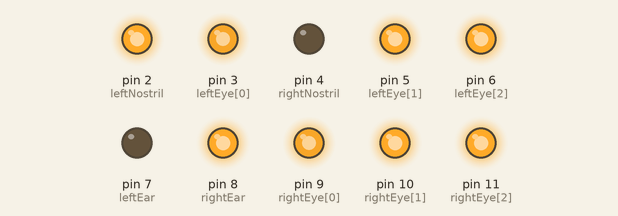
The sketch below on a simulated Arduino Uno, built with avr-gcc and run on an emulated ATmega328P. Parts: output pins drawn as LEDs (lit = HIGH).

Above: at 0.1 s.
At 3.1 s:
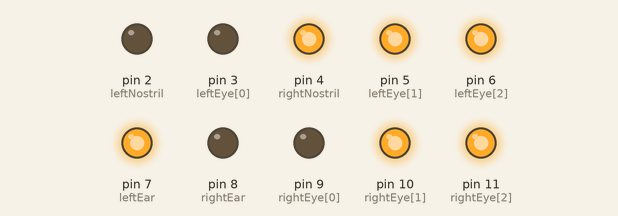
At 6.7 s:
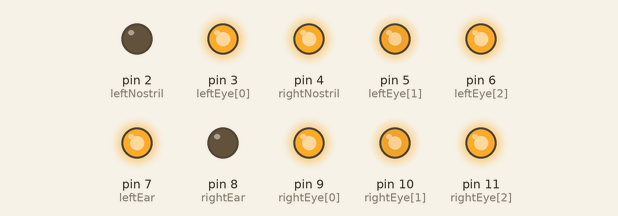
At 13.1 s:
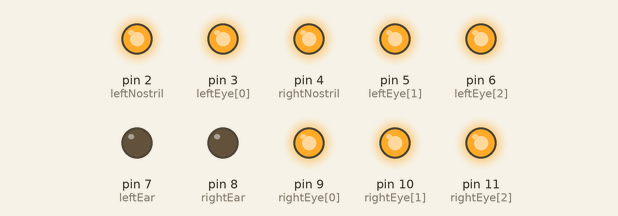
At 24.5 s:
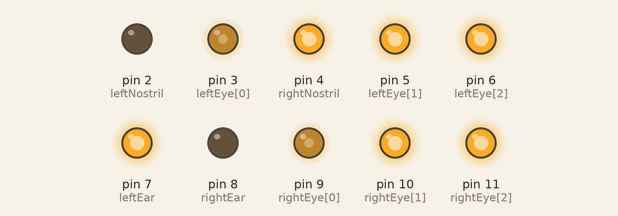
At 35.9 s:
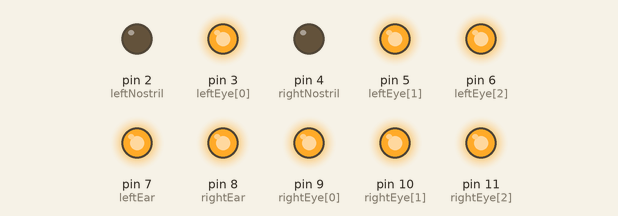
Timing chart, 0 to 40.0 s (numbered marks = the images above):
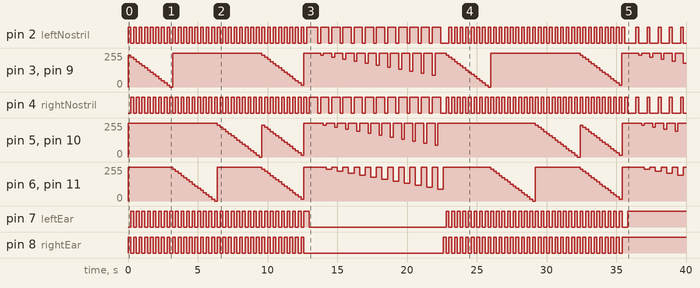

Measured:
- by itself, pin 2 (leftNostril): LOW → HIGH at 0.00 s, → LOW 0.20 s later, → HIGH 0.20 s later, → LOW 0.20 s later, … (162 changes in this stretch)
- by itself, pin 4 (rightNostril): LOW → HIGH at 0.20 s, → LOW 0.20 s later, → HIGH 0.20 s later, → LOW 0.20 s later, … (164 changes in this stretch)
- by itself, pin 8 (rightEar): goes 31 × (HIGH 0.20 s, LOW 0.20 s), HIGH 0.20 s, LOW 10.0 s, 32 × (HIGH 0.20 s, LOW 0.20 s), then HIGH
- by itself, pin 7 (leftEar): goes 31 × (HIGH 0.20 s, LOW 0.20 s), HIGH 0.40 s, LOW 9.8 s, 31 × (HIGH 0.20 s, LOW 0.20 s), HIGH 0.20 s, LOW 0.40 s, then HIGH
- by itself, pin 3 (leftEye[0]), pin 9 (rightEye[0]): 0/255 → 239/255 at 0.00 s, → 223/255 0.20 s later, → 207/255 0.20 s later, → 191/255 0.20 s later, … (97 changes in this stretch)

The sketch:

pignacious.ino
```cpp
/*
 * Pinewood derby pignacious
 */

// 8 bit pwm for each eye color
const int Red = 0;
const int Green = 1;
const int Blue = 2;

const int leftEye[] = {3, 5, 6};
const int rightEye[] = {9, 10, 11};

const int leftNostril = 2;
const int rightNostril = 4;
const int leftEar = 7;
const int rightEar = 8;

void setup()
{
  pinMode(leftNostril, OUTPUT);
  pinMode(rightNostril, OUTPUT);
  pinMode(leftEar, OUTPUT);
  pinMode(rightEar, OUTPUT);
}

enum eEyeState
{
  RED_EYE = 0,
  BLUE_EYE,
  GREEN_EYE,
  WHITE_EYE,
  SWIRL_COLOR,
  END_COLOR_EYE
};

byte redColor = 255;
byte blueColor = 255;
byte greenColor = 255;

int state = LOW;
eEyeState currentEyeState = RED_EYE;
int decrementAmount = 16;

void loop()
{
  int left = state == LOW ? HIGH : LOW;
  int right = state;
  bool resetColors = false;

  digitalWrite(leftNostril, left);
  digitalWrite(rightNostril, right);

  switch (currentEyeState)
  {
    case RED_EYE:
    {
      if (redColor > decrementAmount)
      {
        redColor -= decrementAmount;
      }
      else
      {
        redColor = 0;
        currentEyeState = BLUE_EYE;
      }
      blueColor = 255;
      greenColor = 255;
    }
    break;
    case BLUE_EYE:
    {
      redColor = 255;
      if (blueColor > decrementAmount)
      {
        blueColor -= decrementAmount;
      }
      else
      {
        blueColor = 0;
        currentEyeState = GREEN_EYE;
      }
      greenColor = 255;
    }
    break;
    case GREEN_EYE:
    {
      redColor = 255;
      blueColor = 255;
      if (greenColor > decrementAmount)
      {
        greenColor -= decrementAmount;
      }
      else
      {
        greenColor = 0;
        currentEyeState = WHITE_EYE;
        resetColors = true;
      }
    }
    break;
    case WHITE_EYE:
    {
      if (redColor < decrementAmount)
      {
        currentEyeState = SWIRL_COLOR;
      }
      redColor -= decrementAmount;
      blueColor -= decrementAmount;
      greenColor -= decrementAmount;
    }
    break;
    case SWIRL_COLOR:
    {
      blueColor = 255;
      redColor = 255;
      greenColor = 255;

      analogWrite(leftEye[Red], redColor);
      analogWrite(leftEye[Green], greenColor);
      analogWrite(leftEye[Blue], blueColor);

      analogWrite(rightEye[Red], redColor);
      analogWrite(rightEye[Green], greenColor);
      analogWrite(rightEye[Blue], blueColor);
      delay(200);

      digitalWrite(leftEar, right);
      digitalWrite(rightEar, right);
      for (int swirl = 0; swirl < 12; swirl++)
      {
        digitalWrite(leftNostril, left);
        digitalWrite(rightNostril, left);
        for (int color = 0; color < 3; color++)
        {
          switch (color)
          {
            case 0:
            {
              analogWrite(leftEye[Red], 255 - (swirl * 15));
              analogWrite(rightEye[Red], 255 - (swirl * 15));
              analogWrite(leftEye[Green], greenColor);
              analogWrite(leftEye[Blue], blueColor);
              analogWrite(rightEye[Green], greenColor);
              analogWrite(rightEye[Blue], blueColor);
            }
            break;
            case 1:
            {
              analogWrite(leftEye[Green], 255 - (swirl * 15));
              analogWrite(rightEye[Green], 255 - (swirl * 15));
              analogWrite(leftEye[Red], redColor);
              analogWrite(leftEye[Blue], blueColor);
              analogWrite(rightEye[Red], redColor);
              analogWrite(rightEye[Blue], blueColor);
            }
            break;
            case 2:
            {
              analogWrite(leftEye[Blue], 255 - (swirl * 15));
              analogWrite(rightEye[Blue], 255 - (swirl * 15));
              analogWrite(leftEye[Green], greenColor);
              analogWrite(leftEye[Red], redColor);
              analogWrite(rightEye[Green], greenColor);
              analogWrite(rightEye[Red], redColor);
            }
            break;
          }


          delay(200);
        }
        digitalWrite(leftNostril, right);
        digitalWrite(rightNostril, right);
        delay(200);
      }
      resetColors = true;
      currentEyeState = RED_EYE;
    }
    break;
    default:
    {
      resetColors = true;
      currentEyeState = RED_EYE;
    }
  }
  analogWrite(leftEye[Red], redColor);
  analogWrite(leftEye[Green], greenColor);
  analogWrite(leftEye[Blue], blueColor);

  analogWrite(rightEye[Red], redColor);
  analogWrite(rightEye[Green], greenColor);
  analogWrite(rightEye[Blue], blueColor);

  digitalWrite(leftEar, right);
  digitalWrite(rightEar, left);

  state = left;

  if (resetColors == true)
  {
    blueColor = 255;
    redColor = 255;
    greenColor = 255;
  }
  delay(200);
}
```
